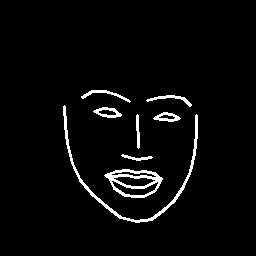
#> input picture data/edges2portrait/trainA/10425718463_06be45041e_c.jpg, 256 x 256 px; its folder holds only this picture in this run
$ python preprocess.py
#> lines starting #> are read from the running program, lines starting #| are printed output that depends on the picture; after the words box and inside, x2 and y2 are one past the last pixel; in counts of white or black regions, pixels touching at a corner belong together
# %%
import cv2
import numpy as np
import glob
import os
import matplotlib.pyplot as plt

# %%
if not os.path.isdir('train_data'):
    os.makedirs('train_data')
if not os.path.isdir('val_data'):
    os.makedirs('val_data')

# %%
n = 0
for file_name in os.listdir('trainA'):

    input_img = cv2.imread(f'trainA/{file_name}')
#> input_img is the input picture: shape (256, 256, 3); min 0, max 255, mean 8.9
    target_img = cv2.imread(f'trainB/{file_name}')

    output_img = np.zeros((256, 512, 3))
    output_img[:, :256, :] = input_img
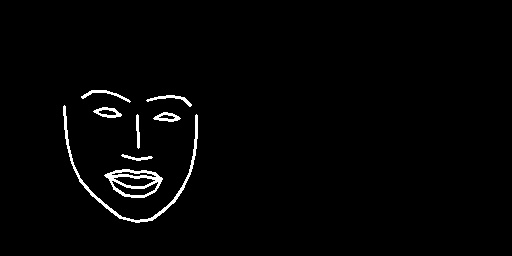
#> output_img: shape (256, 512, 3) float64; min 0, max 255, mean 4.5
    output_img[:, 256:512, :] = target_img
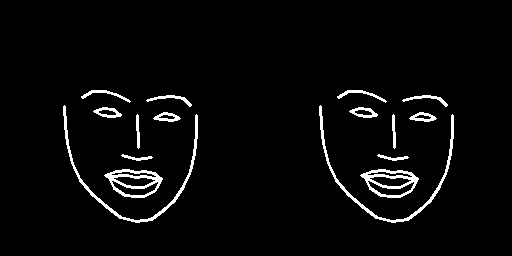
#> output_img: shape (256, 512, 3) float64; 3.32% of pixels changed, all inside (x1, y1, x2, y2) = (312, 88, 456, 224)

    # print(input_img.shape, target_img.shape, output_img.shape)

    output_img
    if n % 10 == 0:
        cv2.imwrite(f'val_data/{file_name}', output_img)
    else:
        cv2.imwrite(f'train_data/{file_name}', output_img)

    n += 1

    # if n >= 20:
    #     break

# %%

$ run again, on data/edges2portrait/trainA/10458057424_be2b39fc9f_c.jpg
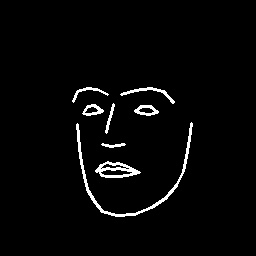
#> input picture data/edges2portrait/trainA/10458057424_be2b39fc9f_c.jpg, 256 x 256 px
#> input_img is the input picture: shape (256, 256, 3); min 0, max 255, mean 7
#> `output_img[:, :256, :] = input_img`:
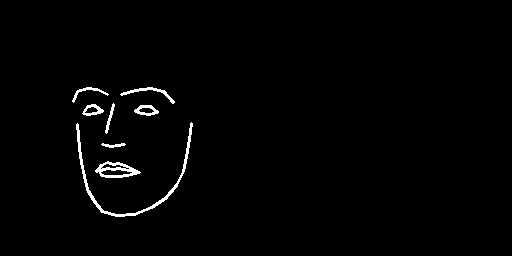
#> output_img: shape (256, 512, 3) float64; min 0, max 255, mean 3.5
#> `output_img[:, 256:512, :] = target_img`:
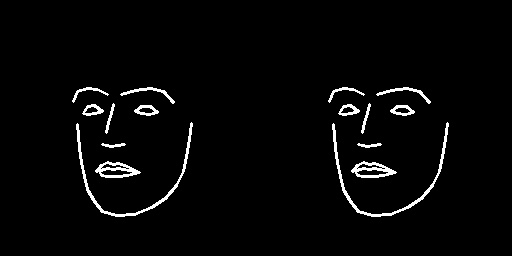
#> output_img: shape (256, 512, 3) float64; 2.86% of pixels changed, all inside (x1, y1, x2, y2) = (328, 80, 456, 224)
